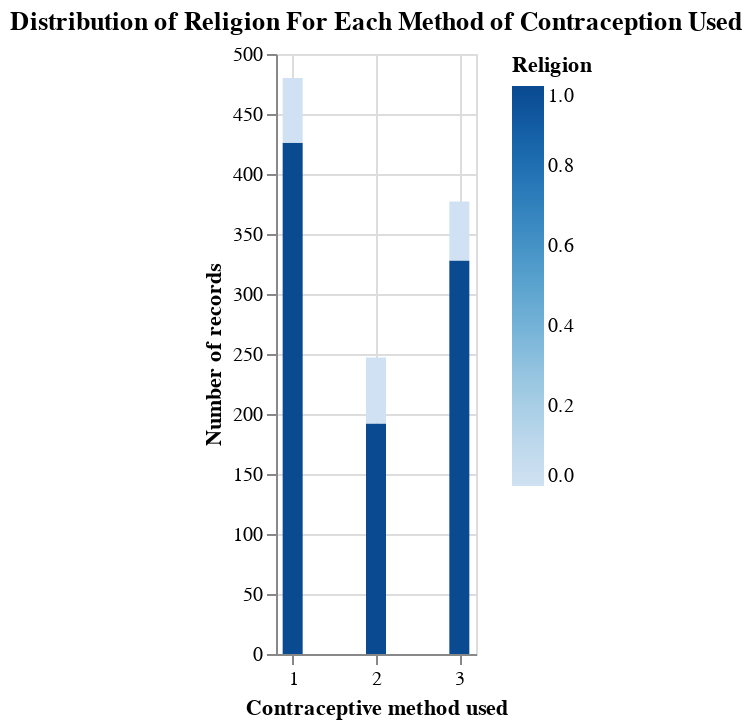

The notebook cell this image was saved under:
### Markdown cell above
**Religion**

### Code cell
wife_religion_correlation = alt.Chart(cmc_train, title = "Distribution of Religion For Each Method of Contraception Used").mark_bar(size=10).encode(
    x = alt.X("contraceptive_method_used", title = "Contraceptive method used"),
    y = alt.Y("count()", title = "Number of records"),
    color = alt.Color("wife_religion", legend=alt.Legend(title="Religion"))
).properties(width=100)
wife_religion_correlation

### Figure 1 — Vega-Lite specification as saved in the notebook (floating-point values rounded to 4 significant figures; data arrays with more than 128 entries replaced by an {"elided": "..."} marker saying what was removed)
{"$schema": "https://vega.github.io/schema/vega-lite/v4.17.0.json", "config": {"view": {"continuousHeight": 300, "continuousWidth": 400}}, "data": {"name": "data-f15167d60f413a998667f82347f8e248"}, "datasets": {"data-f15167d60f413a998667f82347f8e248": {"elided": "1104 records"}}, "encoding": {"color": {"field": "wife_religion", "legend": {"title": "Religion"}, "type": "quantitative"}, "x": {"field": "contraceptive_method_used", "title": "Contraceptive method used", "type": "quantitative"}, "y": {"aggregate": "count", "title": "Number of records", "type": "quantitative"}}, "mark": {"size": 10, "type": "bar"}, "title": "Distribution of Religion For Each Method of Contraception Used", "width": 100}
